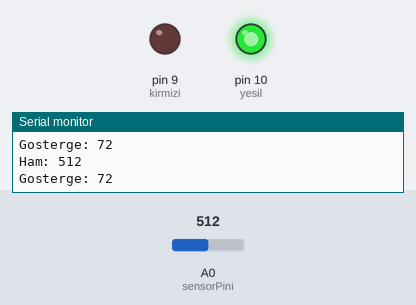
A sketch run on a simulated Arduino Uno, built with avr-gcc and run on an emulated ATmega328P. Parts: output pins drawn as LEDs (lit = HIGH), the last lines printed to the serial monitor. The inputs (shaded band) are chosen by the test bench; at power-on: A0 (sensorPini) = 512.

Above: at 2.8 s.
2.9 s: A0 (sensorPini) set to 582
4.4 s: A0 (sensorPini) set to 611
At 6.0 s:
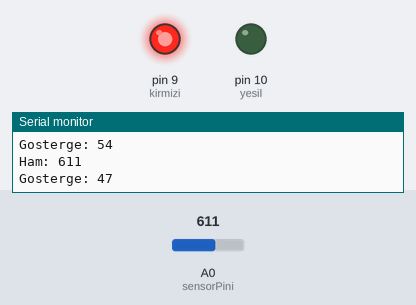
6.5 s: A0 (sensorPini) set to 511
At 7.5 s:
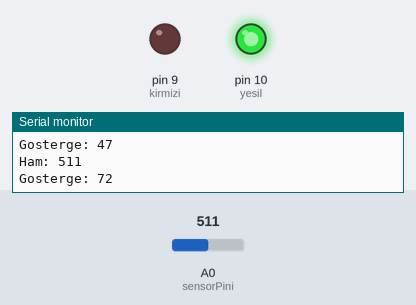
8.5 s: A0 (sensorPini) set to 716
At 10.2 s:
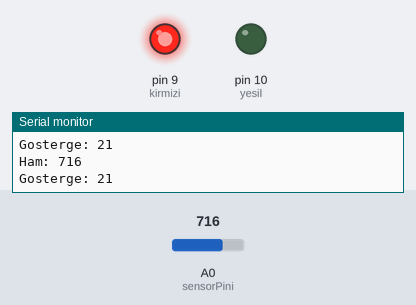
Timing chart, 0 to 11.5 s (numbered marks = the images above; inputs shaded):
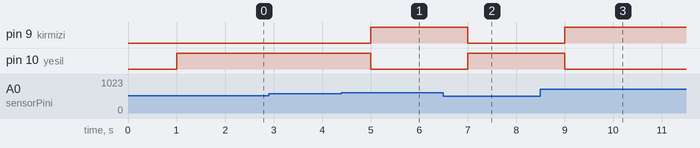

Measured:
- the behaviour switches between 600 and 601 on A0 (sensorPini) (found by bisection; images 0 and 1)
- after the input at 4.4 s, pin 9 (kirmizi): LOW → HIGH after 0.60 s; pin 10 (yesil): HIGH → LOW after 0.60 s
- after the input at 6.5 s, pin 9 (kirmizi): HIGH → LOW after 0.50 s; pin 10 (yesil): LOW → HIGH after 0.50 s
- after the input at 8.5 s, pin 9 (kirmizi): LOW → HIGH after 0.50 s; pin 10 (yesil): HIGH → LOW after 0.50 s

The sketch:

p16_esik_50.ino
```cpp
const byte sensorPini = A0;
const byte kirmizi = 9;
const byte yesil = 10;
const int kuru = 800;
const int islak = 400;
const int uyariEsigi = 50;
const unsigned long aralikMs = 1000;
unsigned long zaman = 0;

void setup() {
  pinMode(kirmizi, OUTPUT);
  pinMode(yesil, OUTPUT);
  Serial.begin(9600);
  zaman = millis();
}

void loop() {
  unsigned long simdi = millis();
  if (simdi - zaman < aralikMs) return;
  zaman = simdi;
  int ham = analogRead(sensorPini);
  Serial.print("Ham: ");
  Serial.println(ham);
  if (kuru == islak) {
    digitalWrite(kirmizi, LOW);
    digitalWrite(yesil, LOW);
    Serial.println("Olcekleme hatasi");
    return;
  }
  int gosterge = constrain(map(ham, kuru, islak, 0, 100), 0, 100);
  Serial.print("Gosterge: ");
  Serial.println(gosterge);
  bool uyari = gosterge < uyariEsigi;
  digitalWrite(kirmizi, uyari);
  digitalWrite(yesil, !uyari);
}
```
